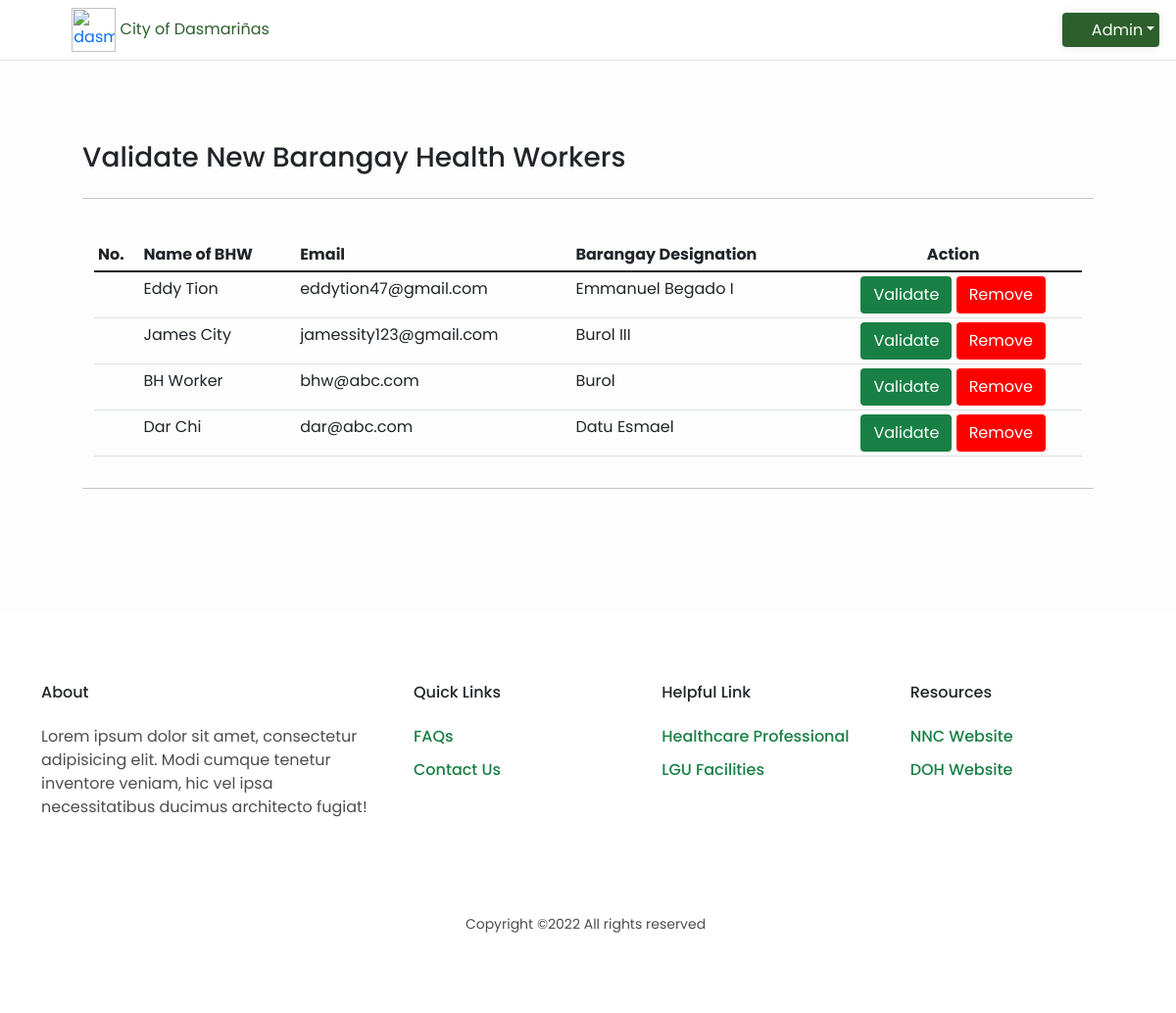
/validation, run on an earlier commit of the app's database.
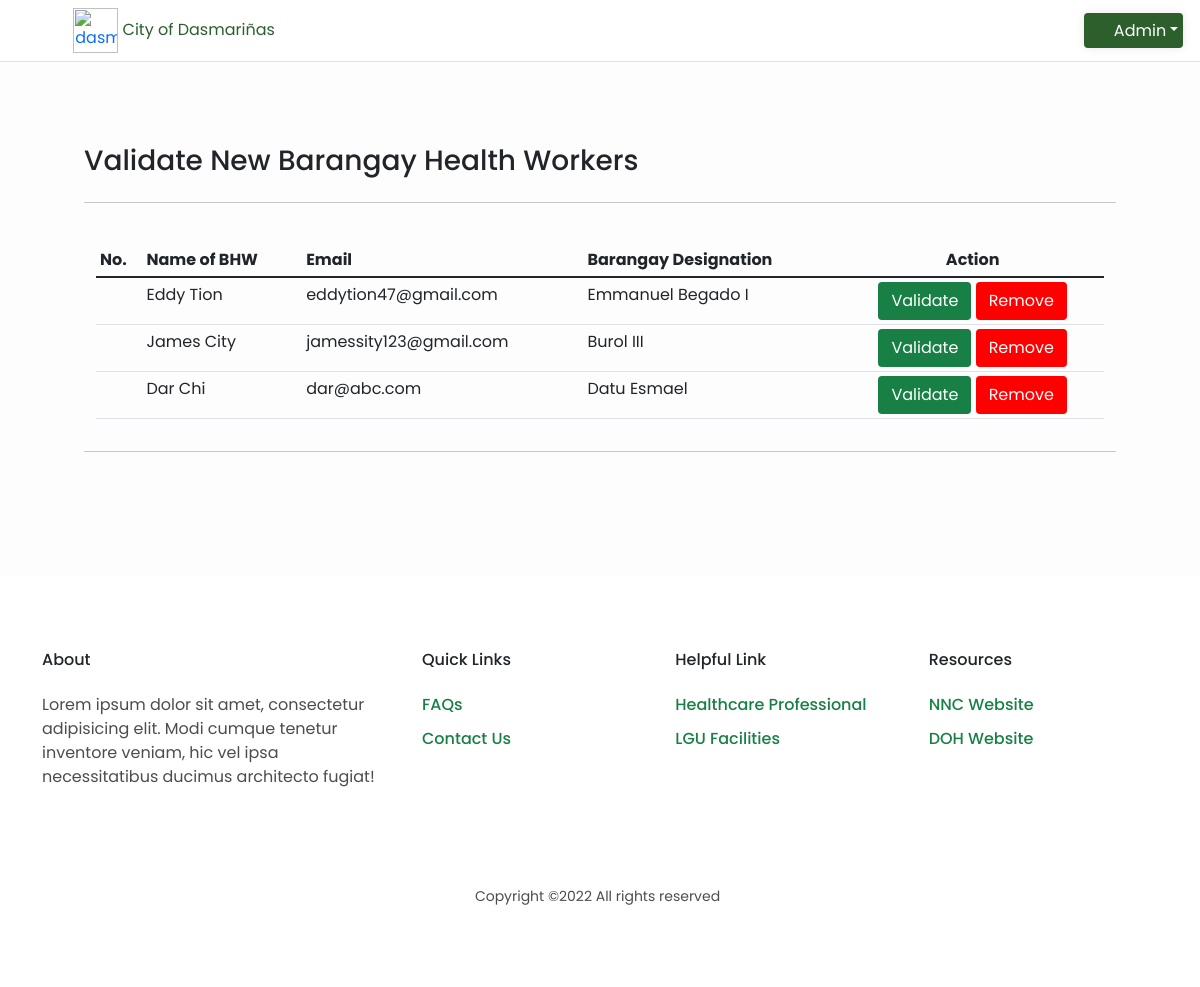
And on a later commit of the database.
### profilingApp/models.py (models this page shows, shortened)
class BarangayHealthWorker(Model):
    BARANGAYS = [('Select Barangay', 'Select Barangay'),
                 ('Burol', 'Burol'),
                 ('Burol I', 'Burol I'),
                 ('Burol II', 'Burol II'),
                 ('Burol III', 'Burol III'),
                 ('Datu Esmael', 'Datu Esmael'),
                 ('Emmanuel Begado I', 'Emmanuel Begado I'),
                 ('Emmanuel Begado II', 'Emmanuel Begado II'),]
    user = models.OneToOneField(CustomUser, on_delete=CASCADE, primary_key=True)
    is_validated = models.BooleanField(default=False)
    bhw_barangay = models.CharField(max_length=100, choices=BARANGAYS, default='Select Barangay')

class CustomUser(AbstractUser):
    USER_TYPE = [('Choose User Type', 'Choose User Type'),
                 ('Admin', 'Administrator'),
                 ('BHW', 'Barangay Health Worker'),
                 ('P/G', 'Parent/Guardian')]
    username = None
    email = models.EmailField(_('email address'), unique=True)
    user_type = models.CharField(max_length=100, choices=USER_TYPE, default='Choose User Type')
    middle_name = models.CharField(max_length=100, null=True)
    suffix_name = models.CharField(max_length=100, default='N/A')
    USERNAME_FIELD = 'email'
    REQUIRED_FIELDS = []
    objects = CustomUserManager()

### profilingApp/views.py (the view)
# urls.py: path('validation', views.bhw_validation, name='bhw_validation'),
def bhw_validation(request):
    bhw = BarangayHealthWorker.objects.all()
    context = {'bhws' : bhw}
    return render(request, 'activities/Admin Validate BHW.html', context)

### profilingApp/templates/activities/Admin Validate BHW.html (shortened to what this page needs)
{% extends 'activities/Admin Home.html' %}
{% load static %}
{% block dashboard %}
<div id="grid" class="container-fluid" style="padding:7%; margin: top 65px;">
    <div class="container-grid">
        <div class="">
            <div class="row">
                <div class="col">
                    <h3 style="text-align:left;">Validate New Barangay Health Workers</h3>
                </div>
            </div>
        <hr>
        <br>
        </div>
    </div>
<div class="container text-black">
    <div class="row">
        <div class="col">
            <div class="table-responsive">
                <table class="table table-sm" id="table_validation">
                    <thead>
                        <tr>
                            <th scope="col">No.</th>
                            <th scope="col">Name of BHW </th>
                            <th scope="col">Email</th>
                            <th scope="col">Barangay Designation</th>
                            <th scope="col" class="nosort text-center">Action</th>
                        </tr>
                    </thead>
                    <tbody>
                        {% for bhw in bhws %}
                        <tr>
                            <td></td>
                            <td>{{ bhw.user.first_name }} {{ bhw.user.last_name }} </td>
                            <td>{{ bhw.user.email }}</td>
                            <td>{{ bhw.bhw_barangay }}</td>
                            <td style="text-align: center;">
                                <div>
                                    <a href="{% url 'unvalidated_profile' bhw.user.id %}"><button type="button" style="background-color: #188045; color: white;" class="btn">Validate</button></a>
                                    <a href="{% url 'delete_profile' bhw.user.id %}"><button type="button" style="background-color: red; color: white;" class="btn">Remove</button></a>
                                </div>
                            </td>
                        </tr>
                        {% endfor %}
                    </tbody>
                </table>
            </div>
        </div>
    </div>
</div>
    <hr>
    <br>
</div>
{% endblock %}

What changed in the data, as far as the page shows it:
removed BarangayHealthWorker: user.first_name "BH", user.last_name "Worker", user.email "bhw@abc.com", bhw_barangay "Burol"
